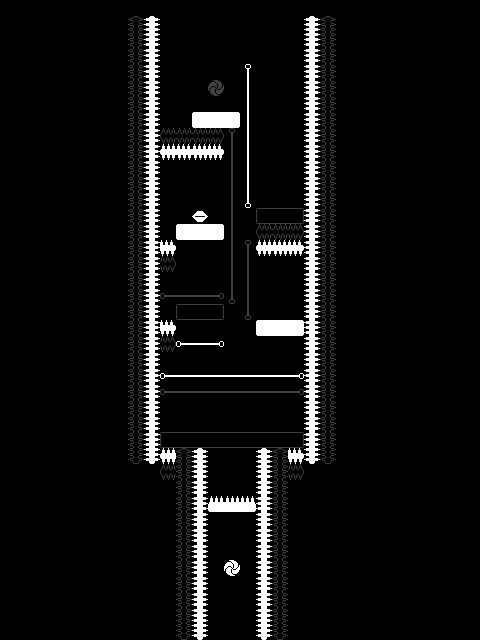

Below is a game level as drawn by its tile map, then a one-line description and the .tmx that defines it (tile-layer data replaced by summaries):
An orthogonal 30x40 tile map with 16x16 px tiles, 1 tile layer (Tile Layer 1), 2 tilesets and 19 objects.

<map version="1.0" orientation="orthogonal" renderorder="right-down" width="30" height="40" tilewidth="16" tileheight="16" nextobjectid="28">
 <tileset firstgid="1" name="TileSheet" tilewidth="16" tileheight="16" tilecount="240">
  <image source="../TileSheet.png" width="320" height="192" />
 </tileset>
 <tileset firstgid="241" name="Sentinel" tilewidth="16" tileheight="16" tilecount="16">
  <image source="../Sentinel.png" width="128" height="32" />
 </tileset>
 <layer name="Tile Layer 1" width="30" height="40">
  <data>[1200 cells, 1200 non-empty, 37 distinct tile ids]</data>
 </layer>
 <objectgroup name="Object Layer 1">
  <object id="1" gid="253" x="224" y="144" width="16" height="16">
   <properties>
    <property name="endPos" value="18" />
    <property name="horizontal" value="false" />
    <property name="invertStatus" value="-1" />
    <property name="startPos" value="8" />
    <property name="type" value="Sentinel" />
   </properties>
  </object>
  <object id="2" gid="253" x="192" y="304" width="16" height="16">
   <properties>
    <property name="endPos" value="13" />
    <property name="horizontal" value="true" />
    <property name="invertStatus" value="-1" />
    <property name="startPos" value="10" />
    <property name="type" value="Sentinel" />
   </properties>
  </object>
  <object id="3" gid="241" x="240" y="112" width="16" height="16">
   <properties>
    <property name="endPos" value="12" />
    <property name="horizontal" value="false" />
    <property name="invertStatus" value="1" />
    <property name="startPos" value="4" />
    <property name="type" value="Sentinel" />
   </properties>
  </object>
  <object id="4" gid="241" x="240" y="256" width="16" height="16">
   <properties>
    <property name="endPos" value="19" />
    <property name="horizontal" value="false" />
    <property name="invertStatus" value="-1" />
    <property name="startPos" value="15" />
    <property name="type" value="Sentinel" />
   </properties>
  </object>
  <object id="7" gid="241" x="192" y="352" width="16" height="16">
   <properties>
    <property name="endPos" value="13" />
    <property name="horizontal" value="true" />
    <property name="invertStatus" value="1" />
    <property name="startPos" value="11" />
    <property name="type" value="Sentinel" />
   </properties>
  </object>
  <object id="8" gid="253" x="288" y="384" width="16" height="16">
   <properties>
    <property name="endPos" value="18" />
    <property name="horizontal" value="true" />
    <property name="invertStatus" value="1" />
    <property name="startPos" value="11" />
    <property name="type" value="Sentinel" />
   </properties>
  </object>
  <object id="9" gid="253" x="160" y="400" width="16" height="16">
   <properties>
    <property name="endPos" value="18" />
    <property name="horizontal" value="true" />
    <property name="invertStatus" value="-1" />
    <property name="startPos" value="11" />
    <property name="type" value="Sentinel" />
   </properties>
  </object>
  <object id="14" gid="218" x="56" y="214" width="16" height="16">
   <properties>
    <property name="bitmap" value="EndWhat2" />
    <property name="distance" value="200" />
    <property name="invertReq" value="-1" />
    <property name="type" value="Sign" />
   </properties>
  </object>
  <object id="15" gid="218" x="48" y="208" width="16" height="16">
   <properties>
    <property name="bitmap" value="EndWhat1" />
    <property name="distance" value="200" />
    <property name="invertReq" value="1" />
    <property name="type" value="Sign" />
   </properties>
  </object>
  <object id="16" gid="218" x="179" y="37" width="16" height="16">
   <properties>
    <property name="bitmap" value="EndWhat2" />
    <property name="distance" value="100" />
    <property name="invertReq" value="-1" />
    <property name="type" value="Sign" />
   </properties>
  </object>
  <object id="17" gid="218" x="171" y="31" width="16" height="16">
   <properties>
    <property name="bitmap" value="EndWhat1" />
    <property name="distance" value="100" />
    <property name="invertReq" value="1" />
    <property name="type" value="Sign" />
   </properties>
  </object>
  <object id="20" gid="218" x="338" y="316" width="16" height="16">
   <properties>
    <property name="bitmap" value="EndAmI1" />
    <property name="distance" value="100" />
    <property name="invertReq" value="1" />
    <property name="type" value="Sign" />
   </properties>
  </object>
  <object id="21" gid="218" x="334" y="311" width="16" height="16">
   <properties>
    <property name="bitmap" value="EndAmI2" />
    <property name="distance" value="100" />
    <property name="invertReq" value="-1" />
    <property name="type" value="Sign" />
   </properties>
  </object>
  <object id="22" gid="218" x="184" y="399" width="16" height="16">
   <properties>
    <property name="bitmap" value="EndFeeling1" />
    <property name="distance" value="100" />
    <property name="invertReq" value="1" />
    <property name="type" value="Sign" />
   </properties>
  </object>
  <object id="23" gid="218" x="189" y="401" width="16" height="16">
   <properties>
    <property name="bitmap" value="EndFeeling2" />
    <property name="distance" value="100" />
    <property name="invertReq" value="-1" />
    <property name="type" value="Sign" />
   </properties>
  </object>
  <object id="24" gid="218" x="328" y="206" width="16" height="16">
   <properties>
    <property name="bitmap" value="EndWhat1" />
    <property name="distance" value="100" />
    <property name="invertReq" value="1" />
    <property name="type" value="Sign" />
   </properties>
  </object>
  <object id="25" gid="218" x="336" y="212" width="16" height="16">
   <properties>
    <property name="bitmap" value="EndWhat2" />
    <property name="distance" value="100" />
    <property name="invertReq" value="-1" />
    <property name="type" value="Sign" />
   </properties>
  </object>
  <object id="26" gid="218" x="68" y="325" width="16" height="16">
   <properties>
    <property name="bitmap" value="EndAmI1" />
    <property name="distance" value="300" />
    <property name="invertReq" value="1" />
    <property name="type" value="Sign" />
   </properties>
  </object>
  <object id="27" gid="218" x="64" y="320" width="16" height="16">
   <properties>
    <property name="bitmap" value="EndAmI2" />
    <property name="distance" value="300" />
    <property name="invertReq" value="-1" />
    <property name="type" value="Sign" />
   </properties>
  </object>
 </objectgroup>
</map>
